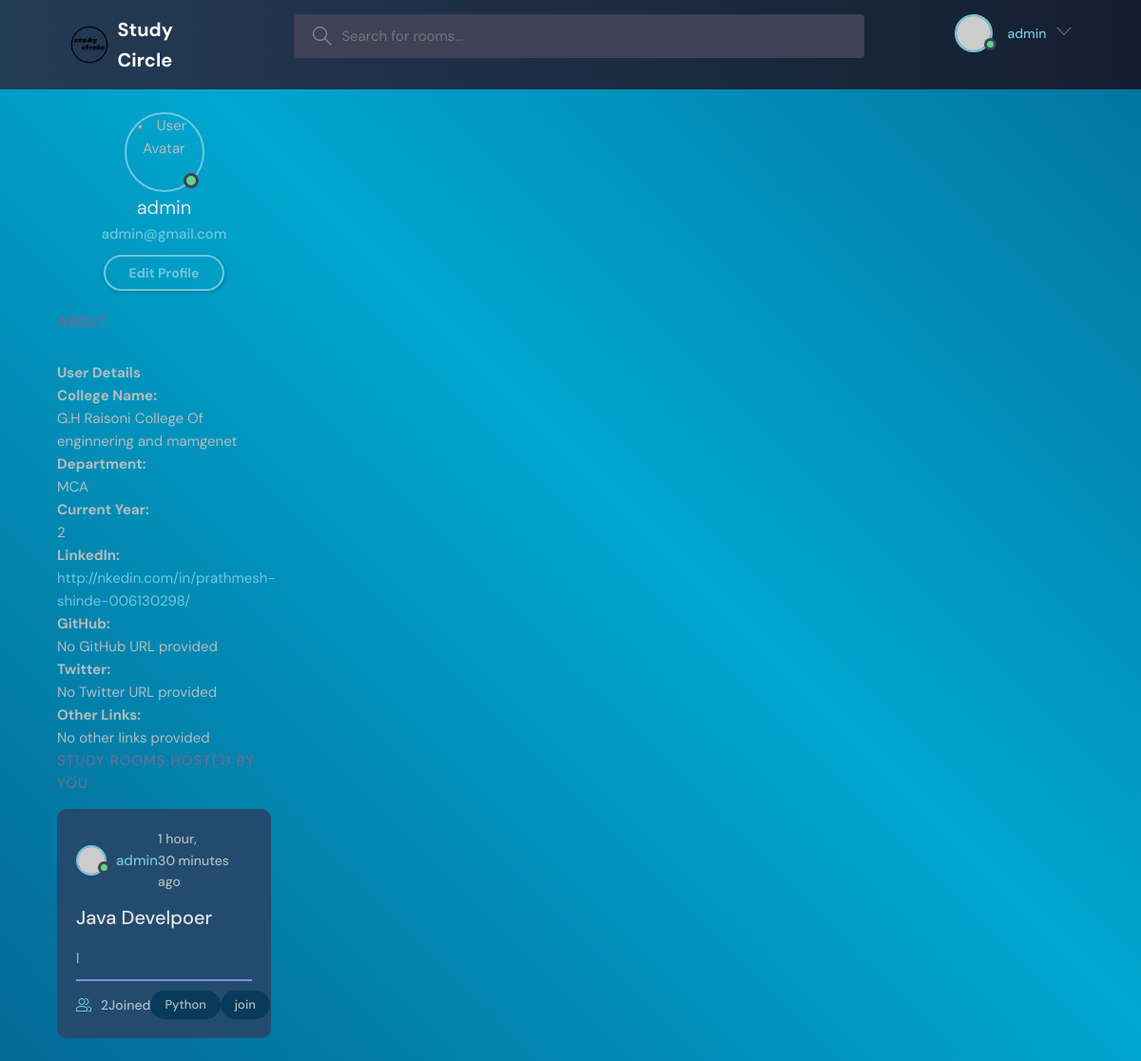
/profile/1/ (signed in), run on the app's committed database.
### base/models.py (models this page shows, shortened)
class UserDetails(models.Model):
    user = models.OneToOneField(User, on_delete=models.CASCADE)
    avatar = models.ImageField(null=True, default="avatar.svg")
    first_name = models.CharField(max_length=50)
    last_name = models.CharField(max_length=50)
    avatar = models.ImageField(null=True, default="avatar.svg")
    college_name = models.CharField(max_length=200, blank=True, null=True)
    department_name = models.CharField(max_length=100, blank=True, null=True)
    current_year = models.PositiveIntegerField(blank=True, null=True)
    linkedin_url = models.URLField(blank=True, null=True)
    github_url = models.URLField(blank=True, null=True)
    twitter_url = models.URLField(blank=True, null=True)
    other_links = models.JSONField(blank=True, null=True)
    avatar = models.ImageField(null=True, default="avatar.svg")

class Room(models.Model):
    host = models.ForeignKey(User,on_delete=models.SET_NULL,null=True)
    topic =models.ForeignKey(Topic,on_delete=models.SET_NULL,null=True)
    name = models.CharField(max_length=200)
    description = models.TextField(null=True,blank=True)
    participants = models.ManyToManyField(User,related_name='participants',blank=True)
    updated = models.DateTimeField(auto_now=True)
    created  = models.DateTimeField(auto_now_add=True)
    class Meta:
        ordering = ['-updated','-created']

class Topic(models.Model):
    name = models.CharField(max_length=200)

### base/views.py (the view)
# urls.py: path('profile/<str:pk>/', views.userprofile, name="profile"),
def userprofile(request,pk):
    user = User.objects.get(id=pk)
    user_details = UserDetails.objects.get(user=request.user)
    rooms = user.room_set.all()
    room_messages =user.message_set.all()
    topics = Topic.objects.all()
    context={'user':user,'rooms':rooms,'room_messages':room_messages,'topics':topics,'user_details': user_details}
    return render(request,'base/profile.html',context)

### base/templates/base/profile.html (shortened to what this page needs)
{% extends 'main.html' %}
{% block content %}
<main class="profile-page layout layout--3">
  <div class="container">
    <div class="roomList">
      <div class="profile">
        <div class="profile__avatar">
          <div class="avatar avatar--large active">
            <img src="{{ user.avatar.url }}" alt="User Avatar"/>
          </div>
        </div>
        <div class="profile__info">
          <h3>{{ user.username }}</h3>
          <p>{{ user.email }}</p>
          {% if request.user == user %}
          <a href="{% url 'update-user' %}" class="btn btn--main btn--pill">Edit Profile</a>
          {% endif %}
        </div>
        <div class="profile__about">
          <h3>About</h3>
        </div>
      </div>
      <div class="user-details">
        <h3>User Details</h3>
        <div class="user-detail-item">
          <strong>College Name:</strong>
          <p>{{ user.userdetails.college_name }}</p>
        </div>
        <div class="user-detail-item">
          <strong>Department:</strong>
          <p>{{ user.userdetails.department_name }}</p>
        </div>
        <div class="user-detail-item">
          <strong>Current Year:</strong>
          <p>{{ user.userdetails.current_year }}</p>
        </div>
        <div class="user-detail-item">
          <strong>LinkedIn:</strong>
          {% if user.userdetails.linkedin_url %}
          <a href="{{ user.userdetails.linkedin_url }}" target="_blank">{{ user.userdetails.linkedin_url }}</a>
          {% else %}
          <p>No LinkedIn URL provided</p>
          {% endif %}
        </div>
        <div class="user-detail-item">
          <strong>GitHub:</strong>
          {% if user.userdetails.github_url %}
          <a href="{{ user.userdetails.github_url }}" target="_blank">{{ user.userdetails.github_url }}</a>
          {% else %}
          <p>No GitHub URL provided</p>
          {% endif %}
        </div>
        <div class="user-detail-item">
          <strong>Twitter:</strong>
          {% if user.userdetails.twitter_url %}
          <a href="{{ user.userdetails.twitter_url }}" target="_blank">{{ user.userdetails.twitter_url }}</a>
          {% else %}
          <p>No Twitter URL provided</p>
          {% endif %}
        </div>
        <div class="user-detail-item">
          <strong>Other Links:</strong>
          {% if user.userdetails.other_links %}
          <ul>
            {% for link in user.userdetails.other_links %}
            <li><a href="{{ link }}" target="_blank">{{ link }}</a></li>
            {% endfor %}
          </ul>
          {% else %}
          <p>No other links provided</p>
          {% endif %}
        </div>
      </div>
      <div class="roomList__header">
        <div>
          <h2>Study Rooms Hosted by you</h2>
        </div>
      </div>
      {% include 'base/feed_components.html' %}
    </div>
  </div>
</main>
{% endblock content %}

### templates/navbar.html (shortened to what this page needs)
{% load static %}
<header class="header header--loggedIn">
    <div class="container">
      <a href="{% url "home" %}" class="header__logo">
        <img src="/static/images/Study__1_-removebg-preview.png" />
        <h1>Study Circle</h1>
      </a>
      <form class="header__search" method="GET" action ="{% url 'home' %}">
        <label>
          <input name = "q" placeholder="Search for rooms..." />
        </label>
      </form>
      <nav class="header__menu">
        {% if request.user.is_authenticated %}
        <div class="header__user">
          <a href="{% url 'profile' user.id %}">
            <div class="avatar avatar--medium active">
              <img src="https://randomuser.me/api/portraits/men/37.jpg" alt="User Avatar" />
            </div>
            <p><span>{{ request.user.username }}</span></p>
          </a>
          <button class="dropdown-button">
            <svg version="1.1" xmlns="http://www.w3.org/2000/svg" width="32" height="32" viewBox="0 0 32 32">
              <title>chevron-down</title>
              <path d="M16 21l-13-13h-3l16 16 16-16h-3l-13 13z"></path>
            </svg>
          </button>
        </div>
        {% endif %}
      </nav>
    </div>
  </header>

### base/templates/base/feed_components.html (shortened to what this page needs)
{% for room in rooms %}
<div class="roomListRoom">
    <div class="roomListRoom__header">
       <a href="{% url 'profile' room.host.id %}" class="roomListRoom__author">
        <div class="avatar avatar--small active">
          <img src="https://randomuser.me/api/portraits/men/11.jpg" />
        </div>
        <span>{{room.host.username}}</span>
      </a>
      <div class="roomListRoom__actions">
        <span>{{room.created|timesince}} ago</span>
      </div>
    </div>
    <div class="roomListRoom__content">
      <a href="{% url 'room' room.id %}">{{room.name}}</a>
      <p>
        {{room.description}}
      </p>
    </div>
    <div class="roomListRoom__meta">
      <a  href="{% url 'room' room.id %}" class="roomListRoom__joined">
        {{room.participants.all.count}}Joined
      </a>
      <p class="roomListRoom__topic">{{room.topic.name}}</p>
      <p class="roomListRoom__topic">join</p>
    </div>
  </div>
  {% endfor %}

### data on the page
Room: host.username "admin", created "1 hour, 30 minutes", name "Java Develpoer", description "l", participants.all.count "2", topic.name "Python"

### other printed values
{{ request.user.username }} "admin"
{{ user.username }} "admin"
{{ user.email }} "admin@gmail.com"
{{ user.userdetails.college_name }} "G.H Raisoni College Of enginnering and mamgenet"
{{ user.userdetails.department_name }} "MCA"
{{ user.userdetails.current_year }} "2"
{{ user.userdetails.linkedin_url }} "http://nkedin.com/in/prathmesh-shinde-006130298/"
